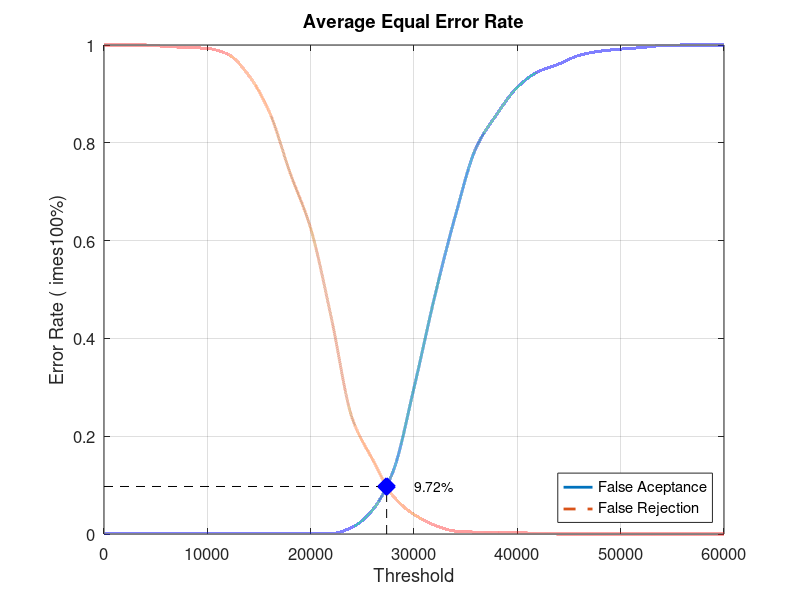
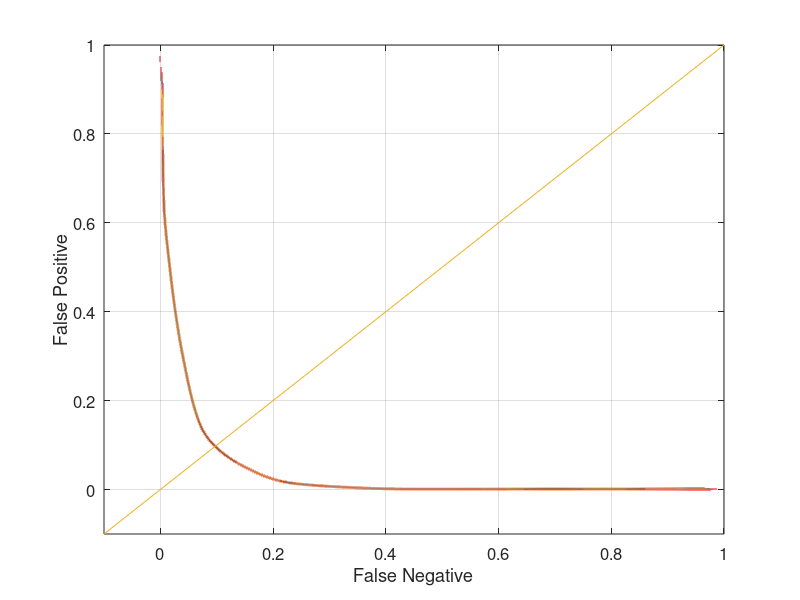

Write the MATLAB code that produced these figures, in order.
function yEER = Database2Average()
%close all;
%clear;
%clc;
x = 0:2000:60000;
xq = 0:0.5:60000;

y0 = [0 0.00105263 0.00105263 0.00105263 0.00105263 0.00105263 0.00105263 0.00105263 0.00105263 0.00105263 0.00105263 0.00105263 0.0136842 0.0494737 0.129474 0.298947 0.485263 0.650526 0.789474 0.857895 0.913684 0.945263 0.961053 0.978947 0.987368 0.991579 0.994737 0.998947 1 1 1]
yy0 = interp1(x, y0, xq, 'pchip');
y1 = [1 1 1 0.997 0.995 0.993 0.981 0.938 0.863 0.739 0.625 0.442 0.238 0.152 0.077 0.04 0.018 0.006 0.004 0.004 0.003 0.001 0 0 0 0 0 0 0 0 0]
yy1 = interp1(x, y1, xq, 'pchip');

% Calculating EER: 
y2 = abs(y0 - y1);
find(y2 == min(y2))
yy2 = abs(yy0 - yy1);
xEER = find(yy2 == min(yy2));
xEERIndex = xq(xEER) % X-axis EER
yEER = yy0(xEER) % Y-axis EER

main = figure
plot(xq, yy0,'-','LineWidth', 2);	hold on
plot(xq, yy1,'--','LineWidth', 2);	hold on
plot([xEERIndex xEERIndex], [0 yEER], 'k--');	hold on
plot([0 xEERIndex], [yEER yEER], 'k--');	hold on
plot(xEERIndex, yEER, 'bx', 'LineWidth', 10);	hold on
text(xEERIndex + 10 * xEERIndex / 100, yEER, [num2str(round((10000 * yEER)) / 100) '%'])
legend('False Aceptance', 'False Rejection', 'Location', 'SouthEast')
xlabel('Threshold')
ylabel('Error Rate (	imes100%)')
title('Average Equal Error Rate')
set(gca, 'FontSize', 12)
axis([0 60000 0 1])
grid on

print(main, 'Database2AverageMain', '-dpng');
FNRxFPR = figure('Color', [1 1 1]);
plot(yy1, yy0, '-', yy1, yy0, 'LineWidth', 2);
hold on
y = -0.1:0.1:1
plot(y, y); 
set(gca, 'FontSize', 12)
xlabel('False Negative')
ylabel('False Positive')
axis([-0.1 1 -0.1 1])
set(gca, 'FontSize', 12)
grid on

print(FNRxFPR, 'Database2AverageFNRxFPR','-dpng');
end
